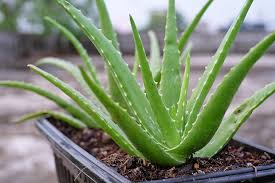
#> input picture data/plant_images/aloevera.jpeg, 275 x 183 px, found by its file name; its folder holds 5 pictures in this run
$ python train_model.py
#> lines starting #> are read from the running program, lines starting #| are printed output that depends on the picture
import os
import cv2
import numpy as np
import joblib
from skimage.feature import hog
from skimage import color
from sklearn.preprocessing import StandardScaler
from sklearn.pipeline import make_pipeline
from sklearn.svm import SVC
from sklearn.ensemble import RandomForestClassifier
from sklearn.model_selection import LeaveOneOut, GridSearchCV, train_test_split, cross_val_score
from sklearn.metrics import confusion_matrix, classification_report

def extract_features(image_path):
#> called with image_path = 'data/plant_images/aloevera.jpeg'
    image = cv2.imread(image_path)
#> image is the input picture: shape (183, 275, 3); mean B, G, R 116.2, 137.9, 126.8
    if image is None:
        raise ValueError(f"Image not found or could not be loaded: {image_path}")
    image = cv2.resize(image, (128, 128))
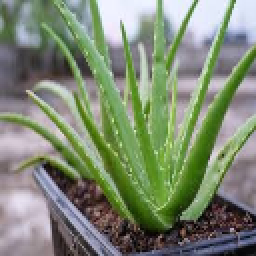
#> image: shape (128, 128, 3) (shown 2 times larger); mean B, G, R 116.1, 137.8, 126.7

    # Convert to grayscale for HOG
    image_gray = color.rgb2gray(image)
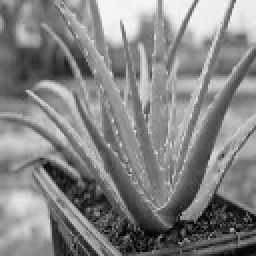
#> image_gray: shape (128, 128) float64 (shown 2 times larger); min 0.00787, max 0.977, mean 0.519
    hog_features, _ = hog(image_gray, visualize=True, block_norm='L2-Hys', pixels_per_cell=(16, 16), cells_per_block=(2, 2))
#> hog_features = 1764 values, max 0.373 at index 1023, min 0.00242 at index 86, mean 0.136

    # Extract color histogram features
    hist_features = cv2.calcHist([image], [0, 1, 2], None, [8, 8, 8], [0, 256, 0, 256, 0, 256]).flatten()
#> hist_features = 512 values, max 1109 at index 292, min 0 at index 3, mean 32

    # Combine features
    features = np.concatenate((hog_features, hist_features))
#> features = 2276 values, max 1109 at index 2056, min 0 at index 1767, mean 7.3

    return features

def get_label_from_filename(filename):
    # Extract the label from the filename; customize as needed
    base_name = os.path.basename(filename)
    label = base_name.split('.')[0]  # Extract the plant name part before the dot
    return label

# Correct the label if wrong
def correct_label(predicted_label, image_path):
    print(f"The predicted label is '{predicted_label}'.")
    correct = input("Is this correct? (yes/no): ").strip().lower()

    if correct == 'no':
        new_label = input("Enter the correct plant name: ").strip()
        # Save corrected image with new label in the dataset
        corrected_image_path = os.path.join('data/corrected_images/', new_label + '.jpg')
        if not os.path.exists('data/corrected_images/'):
            os.makedirs('data/corrected_images/')
        cv2.imwrite(corrected_image_path, cv2.imread(image_path))
        print(f"Image saved as '{new_label}.jpg' in corrected images folder.")

        # Optionally, append to dataset for future retraining
        features = extract_features(image_path)
        return features, new_label  # Return corrected features and label for retraining
    else:
        return None, None

# Train model and predict
def train_and_predict_model():
    # Load data
    data_dir = 'data/plant_images/'
    if not os.path.exists(data_dir):
        raise FileNotFoundError(f"Data directory not found: {data_dir}")

    X_train = []
    y_train = []

    for image_file in os.listdir(data_dir):
        image_path = os.path.join(data_dir, image_file)
        try:
            features = extract_features(image_path)
            if features.size > 0:  # Ensure non-empty features
                label = get_label_from_filename(image_file)
#> pass 3 of the loop in train_and_predict_model, `for image_file in os.listdir(data_dir):`:
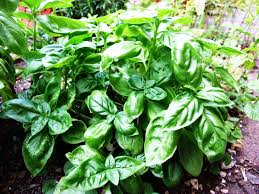
#> input picture data/plant_images/basil.jpeg, 259 x 194 px, found by its file name
#> in extract_features, image is the input picture: shape (194, 259, 3); mean B, G, R 90.2, 145, 106.1
#> in extract_features (call 3), `image = cv2.resize(image, (128, 128))`:
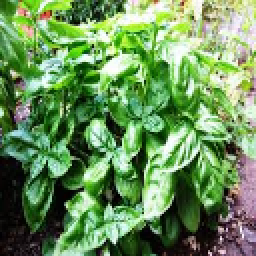
#> image: shape (128, 128, 3) (shown 2 times larger); mean B, G, R 90.1, 145, 106
#> in extract_features (call 3), `image_gray = color.rgb2gray(image)`:
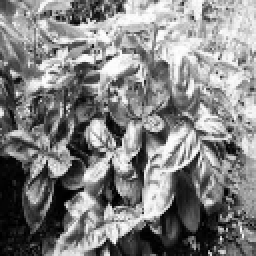
#> image_gray: shape (128, 128) float64 (shown 2 times larger); min 0.000283, max 0.999, mean 0.512
#> hog_features = 1764 values, max 0.28 at index 1520, min 0.0104 at index 1194, mean 0.156
#> hist_features = 512 values, max 1712 at index 0, min 0 at index 2, mean 32
#> in extract_features (call 3), `features = np.concatenate((hog_features, hist_features))`: features = 2276 values, max 1712 at index 1764, min 0 at index 1766, mean 7.32
#> the loop made 5 passes; the first 3 are shown
                X_train.append(features)
                y_train.append(label)
        except ValueError as e:
            print(e)

    # Convert to numpy arrays
    X_train = np.array(X_train)
    y_train = np.array(y_train)

    print(f"X_train shape: {X_train.shape}")
#| X_train shape: (5, 2276)
    print(f"y_train shape: {y_train.shape}")
#| y_train shape: (5,)

    if X_train.size == 0 or y_train.size == 0:
        raise ValueError("No data collected for training. Check your image directory.")

    # Train model (Random Forest)
    rf_model = make_pipeline(StandardScaler(), RandomForestClassifier(n_estimators=100))
    rf_model.fit(X_train, y_train)

    # Save model
    joblib.dump(rf_model, 'models/plant_recognition_rf_model.pkl')

    # Test prediction and allow user correction
    test_image = r'data/plant_images/rose.jpg'  # Replace with actual test image path
    predicted_label = rf_model.predict([extract_features(test_image)])[0]
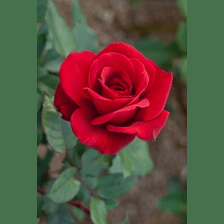
#> input picture data/plant_images/rose.jpg, 224 x 224 px, found by its file name
#> in extract_features, image is the input picture: shape (224, 224, 3); mean B, G, R 64.9, 80.2, 93.2
#> in extract_features (call 6), `image = cv2.resize(image, (128, 128))`:
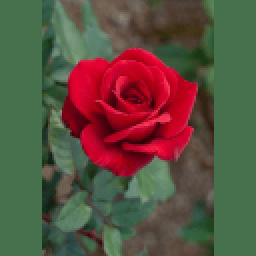
#> image: shape (128, 128, 3) (shown 2 times larger); mean B, G, R 64.8, 80, 93.1
#> in extract_features (call 6), `image_gray = color.rgb2gray(image)`:
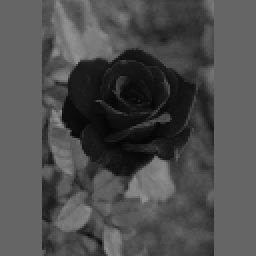
#> image_gray: shape (128, 128) float64 (shown 2 times larger); min 0.0236, max 0.575, mean 0.305
#> in extract_features (call 6), `hog_features, _ = hog(image_gray, visualize=True, block_norm='L2-Hys',..`: hog_features = 1764 values, max 0.421 at index 972, min 0 at index 0, mean 0.133
#> in extract_features (call 6), `hist_features = cv2.calcHist([image], [0, 1, 2], None, [8, 8, 8], [0, ..`: hist_features = 512 values, max 6322 at index 154, min 0 at index 7, mean 32
#> in extract_features (call 6), `features = np.concatenate((hog_features, hist_features))`: features = 2276 values, max 6322 at index 1918, min 0 at index 0, mean 7.3
#> predicted_label = 'rose'

    # Allow user to correct the prediction
    corrected_features, corrected_label = correct_label(predicted_label, test_image)
#| The predicted label is 'rose'.
#> the answer given: y

    if corrected_label:
        # If user provided correction, update the dataset
        X_train = np.append(X_train, [corrected_features], axis=0)
        y_train = np.append(y_train, corrected_label)

        # Retrain the model with the corrected data
        rf_model.fit(X_train, y_train)
        joblib.dump(rf_model, 'models/plant_recognition_rf_model_updated.pkl')
        print(f"Model retrained and saved with corrected label: {corrected_label}")

    return rf_model

# Cross-validation and evaluation
def evaluate_model(rf_model, X_train, y_train):
    cv = LeaveOneOut()
    cv_scores = cross_val_score(rf_model, X_train, y_train, cv=cv)
    print(f"Cross-validation scores: {cv_scores}")

    X_train_split, X_test, y_train_split, y_test = train_test_split(X_train, y_train, test_size=0.2, random_state=42)
    y_pred = rf_model.predict(X_test)
    print(confusion_matrix(y_test, y_pred))
    print(classification_report(y_test, y_pred))

if __name__ == "__main__":
    rf_model = train_and_predict_model()
